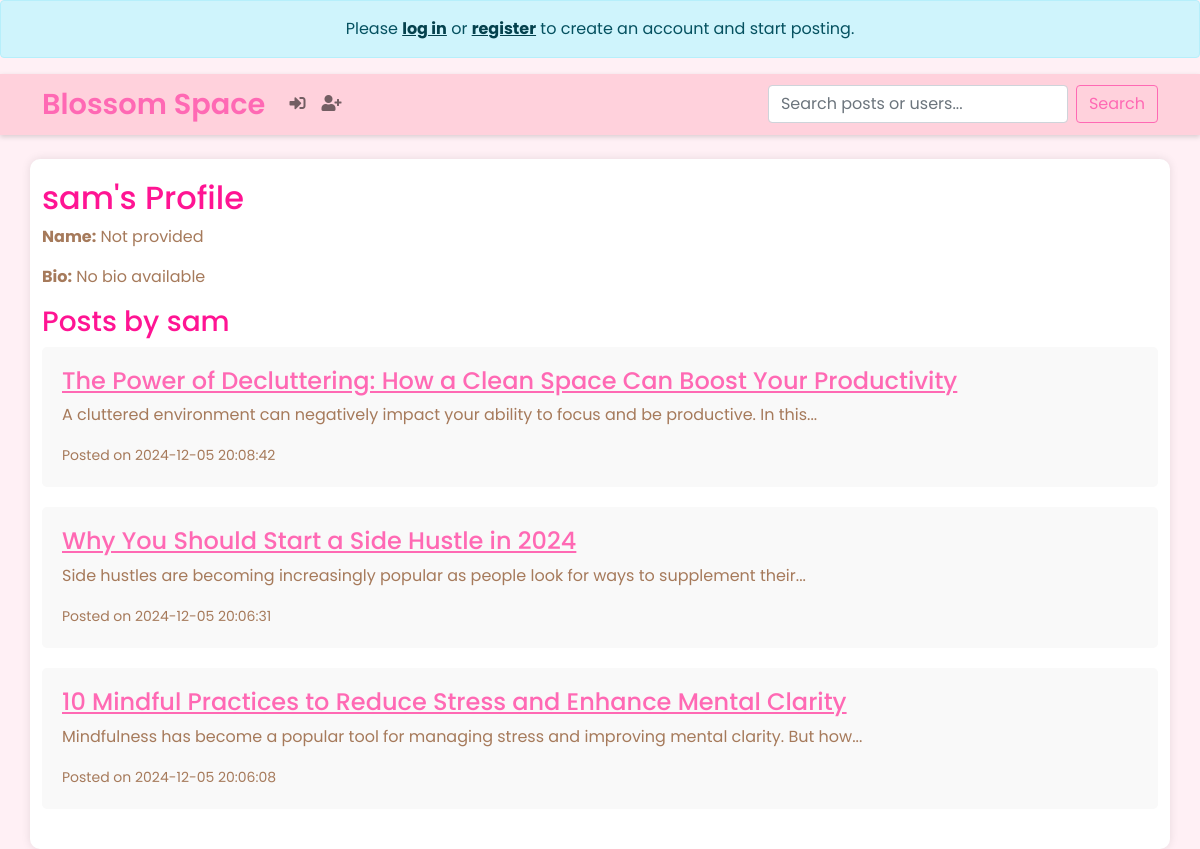
Page /user/7 on the committed database.
### tables this page shows
CREATE TABLE users
                    (id INTEGER PRIMARY KEY AUTOINCREMENT,
                    username TEXT UNIQUE NOT NULL,
                    password TEXT NOT NULL,
                    name TEXT,
                    bio TEXT);

CREATE TABLE posts
                    (id INTEGER PRIMARY KEY AUTOINCREMENT,
                    title TEXT NOT NULL,
                    content TEXT NOT NULL,
                    created TIMESTAMP NOT NULL DEFAULT CURRENT_TIMESTAMP,
                    author_id INTEGER NOT NULL);

### app.py (the view)
@app.route('/user/<int:user_id>')
def user_profile(user_id):
    conn = get_db_connection()
    user = conn.execute('SELECT * FROM users WHERE id = ?', (user_id,)).fetchone()
    posts = conn.execute('''SELECT * FROM posts
                            WHERE author_id = ?
                            ORDER BY created DESC''', (user_id,)).fetchall()
    conn.close()
    if user is None:
        abort(404)
    return render_template('user_profile.html', user=user, posts=posts)

### app.py (called while the page is built)
def get_db_connection():
    conn = sqlite3.connect('blog.db')
    conn.row_factory = sqlite3.Row
    return conn

### templates/user_profile.html
{% extends 'base.html' %}
{% block content %}
    <h2>{{ user['username'] }}'s Profile</h2>
    <p><strong>Name:</strong> {{ user['name'] or 'Not provided' }}</p>
    <p><strong>Bio:</strong> {{ user['bio'] or 'No bio available' }}</p>
    <h3>Posts by {{ user['username'] }}</h3>
    {% for post in posts %}
        <article>
            <h4><a href="{{ url_for('post', post_id=post['id']) }}">{{ post['title'] }}</a></h4>
            <p>{{ post['content']|truncate(100) }}</p>
            <small>Posted on {{ post['created'] }}</small>
        </article>
    {% endfor %}
{% endblock %}

### static/styles.css (style rules this page uses)
:root { --pink-lightest: #FFF0F5; --pink-light: #FFD1DC; --pink-medium: #FFB6C1; --pink-dark: #FF69B4; --pink-darkest: #FF1493; --soft-white: #FFFFFF; --accent-brown: #A67A5B; }
body { font-family: 'Poppins', sans-serif; background-color: var(--pink-lightest); color: var(--accent-brown); }
h1, h2, h3 { color: var(--pink-darkest); }
a { color: var(--pink-dark); }
article { position: relative; padding-bottom: 30px; margin-bottom: 30px; }
article { background-color: #f9f9f9; padding: 20px; margin-bottom: 20px; border-radius: 5px; }

### rows in the picture
users: username "sam"
posts: title "The Power of Decluttering: How a Clean Space Can Boost Your Productivity", content "A cluttered environment can negatively impact your ability to focus and be productive. In this...", created "2024-12-05 20:08:42"
posts: title "Why You Should Start a Side Hustle in 2024", content "Side hustles are becoming increasingly popular as people look for ways to supplement their...", created "2024-12-05 20:06:31"
posts: title "10 Mindful Practices to Reduce Stress and Enhance Mental Clarity", content "Mindfulness has become a popular tool for managing stress and improving mental clarity. But how...", created "2024-12-05 20:06:08"

### other values in the picture
{{ user['name'] or 'Not provided' }} "Not provided"
{{ user['bio'] or 'No bio available' }} "No bio available"
